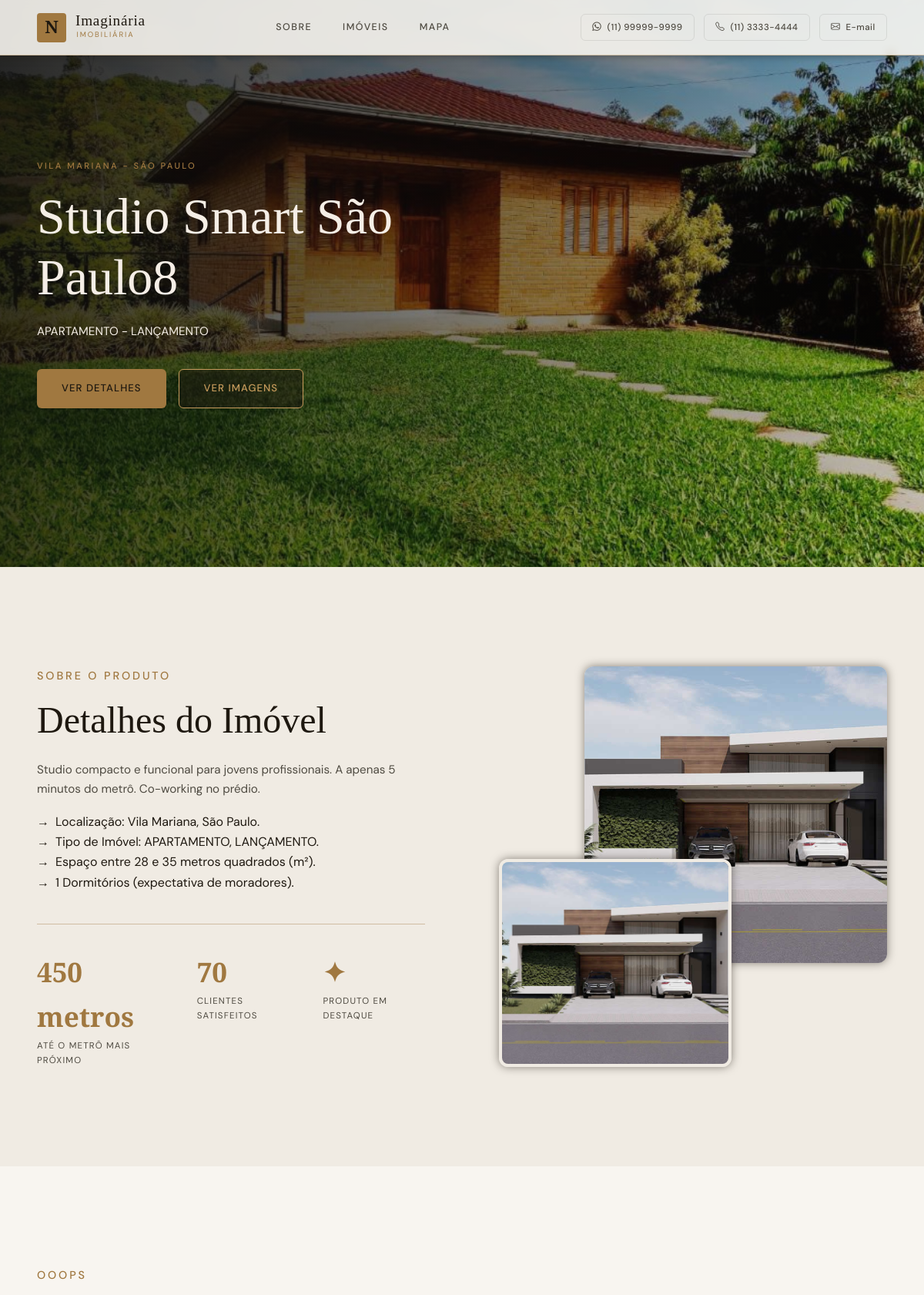
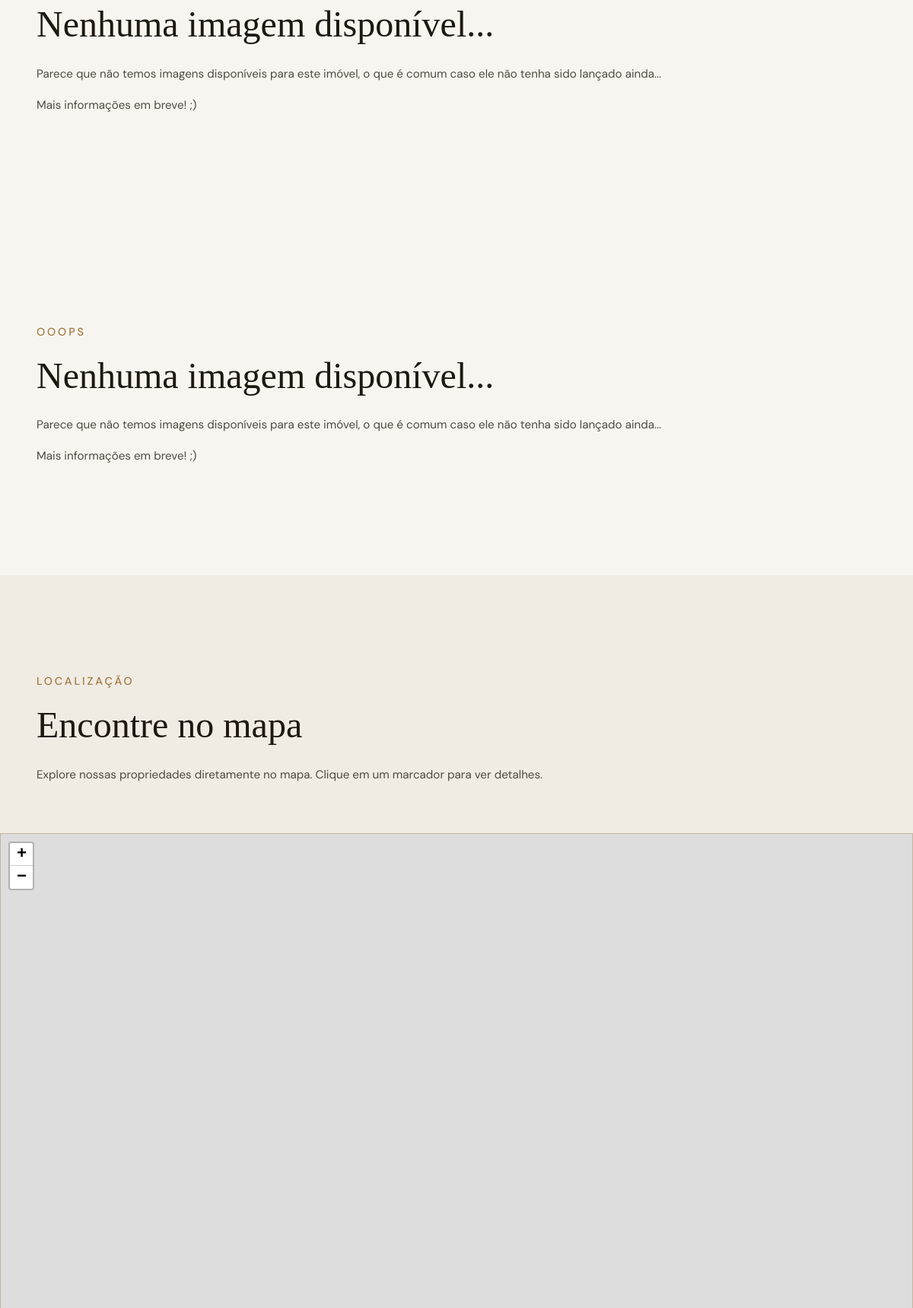
The app's page /imoveis/studio-smart-sao-paulo8 (upper part) with its own data (2 pictures, top to bottom).
### models.py (models this page shows, shortened)
class ImagensImovel(db.Model):
    __tablename__ = 'imagens_imovel'
    id = db.Column(db.Integer, primary_key=True)
    imovel_id = db.Column(db.Integer, db.ForeignKey('imoveis.id'), nullable=False)
    caminho_da_imagem_principal = db.Column(db.String(255), nullable=False)
    caminho_da_imagem_de_fachada1 = db.Column(db.String(255), nullable=False)
    caminho_da_imagem_de_fachada2 = db.Column(db.String(255), nullable=False)

class Imovel(db.Model):
    __tablename__ = 'imoveis'
    id = db.Column(db.Integer, primary_key=True)
    nome = db.Column(db.String(50), unique=True, nullable=False)
    slug = db.Column(db.String(50), unique=True, nullable=True)
    descricao = db.Column(db.String(500), nullable=False)
    tipo_de_produto = db.Column(db.Enum(TipoDeProduto), nullable=False)
    status = db.Column(db.Enum(Status), nullable=False)
    esta_visivel = db.Column(db.Boolean, default=True)
    esta_em_destaque = db.Column(db.Boolean, default=False)
    preco_compra = db.Column(db.Numeric(15, 2), nullable=True)
    preco_aluguel = db.Column(db.Numeric(12, 2), nullable=True)
    condominio = db.Column(db.Numeric(12, 2), default=0.0, nullable=True)
    iptu = db.Column(db.Numeric(12, 2), default=0.0, nullable=True)
    menor_area_em_metros_quadrados = db.Column(db.SmallInteger, nullable=False)
    maior_area_em_metros_quadrados = db.Column(db.SmallInteger, nullable=False)
    menor_quantidade_de_dormitorios = db.Column(db.SmallInteger , nullable=False)
    maior_quantidade_de_dormitorios = db.Column(db.SmallInteger, nullable=False)
    cidade = db.Column(db.String(100), nullable=False)
    bairro = db.Column(db.String(100), nullable=False)
    endereco = db.Column(db.String(255), nullable=False)
    cep = db.Column(db.String(10), nullable=False)
    numero = db.Column(db.String(10), nullable=False)
    metros_ate_o_metro_mais_proximo = db.Column(db.Integer, default=10000)
    imagens_principais_do_produto = db.relationship('ImagensImovel', backref="imovel", lazy=True, cascade="all, delete-orphan")
    imagens_do_produto = db.relationship('ImagemComDescricao', back_populates='imovel_rel_imagem', lazy=True, cascade="all, delete-orphan")
    plantas_do_produto = db.relationship('PlantaComDescricao', back_populates='imovel_rel_planta', lazy=True, cascade="all, delete-orphan")

### app.py (the view)
@app.route("/imoveis/<slug_imovel>", methods=['GET'])
def mostrar_imovel(slug_imovel):
    imovel = Imovel.query.filter_by(slug=slug_imovel).first_or_404()
    return render_template('info_imovel.html', imovel=imovel)

### app.py (called while the page is built)
@app.before_request
def enforce_login_globally():
    public_endpoints = ['login', 'index', 'mostrar_imovel', 'static']
    if request.endpoint not in public_endpoints and not current_user.is_authenticated:
        return abort(404)

### templates/info_imovel.html (shortened to what this page needs)
{% extends 'base.html' %}
{% block main %}
<main>
    <section class="hero">
        <div class="hero__bg">
            {% for imagem in imovel.imagens_principais_do_produto %}
            <img class="hero__img" src="{{ url_for('static', filename=imagem.caminho_da_imagem_principal) }}" alt="Imagem Principal do Imóvel"/>
            {% endfor %}
            <div class="hero__overlay"></div>
        </div>
        <div class="hero__content">
            <p class="hero__eyebrow">{{ imovel.bairro }} - {{ imovel.cidade }}</p>
            <h1 class="hero__title">{{ imovel.nome }}<br/></h1>
            <p class="hero__sub">
                {{ imovel.tipo_de_produto.value }} - {{ imovel.status.value }}
            </p>
            <div class="hero__actions">
                <a href="#sobre" class="btn btn--primary">Ver Detalhes</a>
                <a href="#imagens" class="btn btn--ghost">Ver Imagens</a>
            </div>
        </div>
    </section>
    <section id="sobre" class="general-section-padding alt-section-background">
        <div class="general-content-with-two-columns about__inner">
            <div>
                <span class="section-label">Sobre o Produto</span>
                <h2 class="section-title">Detalhes do Imóvel</h2>
                <p>{{ imovel.descricao }}</p>
                <ul>
                    <li>Localização: {{ imovel.bairro }}, {{ imovel.cidade }}.</li>
                    <li>Tipo de Imóvel: {{ imovel.tipo_de_produto.value }}, {{ imovel.status.value }}.</li>
                    {% if imovel.menor_area_em_metros_quadrados == imovel.maior_area_em_metros_quadrados %}
                    <li>Espaço interno de {{ imovel.menor_area_em_metros_quadrados }} metros quadrados (m²).</li>
                    {% else %}
                    <li>Espaço entre {{ imovel.menor_area_em_metros_quadrados }} e {{ imovel.maior_area_em_metros_quadrados }} metros quadrados (m²).</li>
                    {% endif %}
                    {% if imovel.menor_quantidade_de_dormitorios == imovel.maior_quantidade_de_dormitorios %}
                    <li>{{ imovel.menor_quantidade_de_dormitorios }} Dormitórios (expectativa de moradores).</li>
                    {% else %}
                    <li>Entre {{ imovel.menor_quantidade_de_dormitorios }}–{{ imovel.maior_quantidade_de_dormitorios }} Dormitórios (expectativa de moradores).</li>
                    {% endif %}
                </ul>
                <div class="square-stats">
                    <div>
                        <span class="square-stats-title">450 metros</span>
                        <span class="square-stats-text">até o metrô mais próximo</span>
                    </div>
                    <div>
                        <span class="square-stats-title">70</span>
                        <span class="square-stats-text">Clientes satisfeitos</span>
                    </div>
                    {% if imovel.esta_em_destaque %}
                    <div>
                        <span class="square-stats-title">✦</span>
                        <span class="square-stats-text">Produto em Destaque</span>
                    </div>
                    {% endif %}
                </div>
            </div>
            <div class="image-stack">
                {% for imagem in imovel.imagens_principais_do_produto %}
                <img src="{{ url_for('static', filename=imagem.caminho_da_imagem_de_fachada1) }}" alt="Fachada 1 do Imóvel" class="image-stack--back"/>
                {% endfor %}
                {% for imagem in imovel.imagens_principais_do_produto %}
                <img src="{{ url_for('static', filename=imagem.caminho_da_imagem_de_fachada2) }}" alt="Fachada 2 do Imóvel" class="image-stack--front"/>
                {% endfor %}
            </div>
        </div>
    </section>
    {% with lista_de_imagens=imovel.imagens_do_produto, titulo="Imagens do Imóvel", descricao="Veja cada uma das imagens para conhecer melhor o produto e áreas comuns."  %}
        {% include 'partials/_listar_imagens_se_existentes.html' %}
    {% endwith %}
    {% with lista_de_imagens=imovel.plantas_do_produto, titulo="Plantas do Imóvel", descricao="Veja cada uma das imagens para conhecer melhor o produto e áreas comuns."  %}
        {% include 'partials/_listar_imagens_se_existentes.html' %}
    {% endwith %}
    {% include 'partials/_map_section.html' %}
</main>
{% endblock %}

### templates/base.html (shortened to what this page needs)
<!DOCTYPE html>
<html lang="en">
<head>
    <link rel="stylesheet" href="{{ url_for('static', filename='css/style.css') }}" />
    <link rel="stylesheet" href="https://unpkg.com/leaflet@1.9.4/dist/leaflet.css" />
    <link rel="stylesheet" href="https://cdn.jsdelivr.net/npm/bootstrap-icons@1.11.3/font/bootstrap-icons.min.css">
</head>
<body>
    <header class="header">
        <a href="/" class="header__logo">
            <span class="header__logo-symbol">N</span>
            <div>
                <span class="header__logo-name">Imaginária</span>
                <span class="header__logo-tag">Imobiliária</span>
            </div>
        </a>
        <nav class="header__nav">
            <a href="#sobre">Sobre</a>
            <a href="#imoveis">Imóveis</a>
            <a href="#mapa">Mapa</a>
        </nav>
        <div class="header__contact">
            <a href="https://wa.me/5511999999999" target="_blank" rel="noopener noreferrer" class="contact-btn contact-btn" title="WhatsApp">
                <i class="bi bi-whatsapp"></i>
                <span>(11) 99999-9999</span>
            </a>
            <a href="tel:+551133334444" target="_blank" rel="noopener noreferrer" class="contact-btn contact-btn--phone" title="Telefone">
                <i class="bi bi-telephone"></i>
                <span>(11) 3333-4444</span>
            </a>
            <a href="mailto:contato@nobreimoveis.com.br" target="_blank" rel="noopener noreferrer" class="contact-btn contact-btn--mail" title="E-mail">
                <i class="bi bi-envelope"></i>
                <span>E-mail</span>
            </a>
        </div>
    </header>
    {% block main %}
    {% endblock %}
</body>
</html>

### templates/partials/_listar_imagens_se_existentes.html
{% if lista_de_imagens | length != 0 %}
<section id="imagens" class="general-section-padding general-section-background">
    <div class="general-content">
        <span class="section-label">galeria</span>
        <h2 class="section-title">{{ titulo }}</h2>
        <p>{{ descricao }}</p>
    </div>
    <div class="general-image-list-with-adaptable-columns">
        {% for imagem in lista_de_imagens %}
        <div class="alt-card">
            <img src="{{ url_for('static', filename=imagem.caminho) }}" alt="{{ url_for('static', filename=imagem.descricao) }}">
        </div>
        {% endfor %}
    </div>
</section>
{% else %}
<section class="general-section-padding general-section-background">
    <div>
        <span class="section-label">ooops</span>
        <h2 class="section-title">Nenhuma imagem disponível...</h2>
        <p>Parece que não temos imagens disponíveis para este imóvel, o que é comum caso ele não tenha sido lançado ainda...</p>
        <p>Mais informações em breve! ;)</p>
    </div>
</section>
{% endif %}

### templates/partials/_map_section.html (shortened to what this page needs)
<section id="mapa" class="alt-section-background">
    <div class="general-content-padding general-content map-section-header">
        <span class="section-label">Localização</span>
        <h2 class="section-title">Encontre no mapa</h2>
        <p>Explore nossas propriedades diretamente no mapa. Clique em um marcador para ver detalhes.</p>
    </div>
    <div class="map-section-container">
        <div id="map"></div>
    </div>
</section>

### records on screen
ImagensImovel: caminho_da_imagem_principal (picture), caminho_da_imagem_de_fachada1 (picture), caminho_da_imagem_de_fachada2 (picture)
Imovel: bairro "VILA MARIANA", cidade "SÃO PAULO", nome "Studio Smart São Paulo8", tipo_de_produto.value "APARTAMENTO", status.value "LANÇAMENTO", descricao "Studio compacto e funcional para jovens profissionais. A apenas 5 minutos do metrô. Co-working no prédio.", bairro "Vila Mariana", cidade "São Paulo", menor_area_em_metros_quadrados "28", maior_area_em_metros_quadrados "35", menor_quantidade_de_dormitorios "1"
